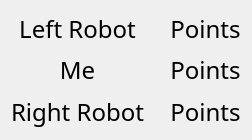
<?xml version="1.0" encoding="UTF-8"?>
<ui version="4.0">
 <class>ScorePanel</class>
 <widget class="QWidget" name="ScorePanel">
  <property name="geometry">
   <rect>
    <x>0</x>
    <y>0</y>
    <width>230</width>
    <height>140</height>
   </rect>
  </property>
  <property name="font">
   <font>
    <family>Academy Engraved LET</family>
    <pointsize>14</pointsize>
   </font>
  </property>
  <property name="windowTitle">
   <string>Form</string>
  </property>
  <layout class="QGridLayout" name="gridLayout">
   <item row="3" column="0">
    <widget class="QLabel" name="my_title">
     <property name="font">
      <font>
       <family>AppleGothic</family>
       <pointsize>18</pointsize>
       <bold>false</bold>
      </font>
     </property>
     <property name="text">
      <string>Me</string>
     </property>
     <property name="alignment">
      <set>Qt::AlignmentFlag::AlignCenter</set>
     </property>
    </widget>
   </item>
   <item row="0" column="3">
    <widget class="QLabel" name="points1">
     <property name="font">
      <font>
       <family>AppleGothic</family>
       <pointsize>18</pointsize>
       <bold>false</bold>
      </font>
     </property>
     <property name="text">
      <string>Points</string>
     </property>
     <property name="alignment">
      <set>Qt::AlignmentFlag::AlignCenter</set>
     </property>
    </widget>
   </item>
   <item row="5" column="2">
    <widget class="QLabel" name="right_score">
     <property name="font">
      <font>
       <family>AppleGothic</family>
       <pointsize>18</pointsize>
       <bold>false</bold>
      </font>
     </property>
     <property name="text">
      <string/>
     </property>
     <property name="alignment">
      <set>Qt::AlignmentFlag::AlignCenter</set>
     </property>
    </widget>
   </item>
   <item row="0" column="2">
    <widget class="QLabel" name="left_score">
     <property name="font">
      <font>
       <family>AppleGothic</family>
       <pointsize>18</pointsize>
       <bold>false</bold>
      </font>
     </property>
     <property name="text">
      <string/>
     </property>
     <property name="alignment">
      <set>Qt::AlignmentFlag::AlignCenter</set>
     </property>
    </widget>
   </item>
   <item row="5" column="3">
    <widget class="QLabel" name="points3">
     <property name="font">
      <font>
       <family>AppleGothic</family>
       <pointsize>18</pointsize>
       <bold>false</bold>
      </font>
     </property>
     <property name="text">
      <string>Points</string>
     </property>
     <property name="alignment">
      <set>Qt::AlignmentFlag::AlignCenter</set>
     </property>
    </widget>
   </item>
   <item row="3" column="3">
    <widget class="QLabel" name="points2">
     <property name="font">
      <font>
       <family>AppleGothic</family>
       <pointsize>18</pointsize>
       <bold>false</bold>
      </font>
     </property>
     <property name="text">
      <string>Points</string>
     </property>
     <property name="alignment">
      <set>Qt::AlignmentFlag::AlignCenter</set>
     </property>
    </widget>
   </item>
   <item row="5" column="0">
    <widget class="QLabel" name="right_title">
     <property name="font">
      <font>
       <family>AppleGothic</family>
       <pointsize>18</pointsize>
       <bold>false</bold>
      </font>
     </property>
     <property name="text">
      <string>Right Robot</string>
     </property>
     <property name="alignment">
      <set>Qt::AlignmentFlag::AlignCenter</set>
     </property>
    </widget>
   </item>
   <item row="0" column="0">
    <widget class="QLabel" name="left_title">
     <property name="font">
      <font>
       <family>AppleGothic</family>
       <pointsize>18</pointsize>
       <bold>false</bold>
      </font>
     </property>
     <property name="text">
      <string>Left Robot</string>
     </property>
     <property name="alignment">
      <set>Qt::AlignmentFlag::AlignCenter</set>
     </property>
    </widget>
   </item>
   <item row="3" column="2">
    <widget class="QLabel" name="my_score">
     <property name="font">
      <font>
       <family>AppleGothic</family>
       <pointsize>18</pointsize>
       <bold>false</bold>
      </font>
     </property>
     <property name="text">
      <string/>
     </property>
     <property name="alignment">
      <set>Qt::AlignmentFlag::AlignCenter</set>
     </property>
    </widget>
   </item>
  </layout>
 </widget>
 <resources/>
 <connections/>
</ui>
